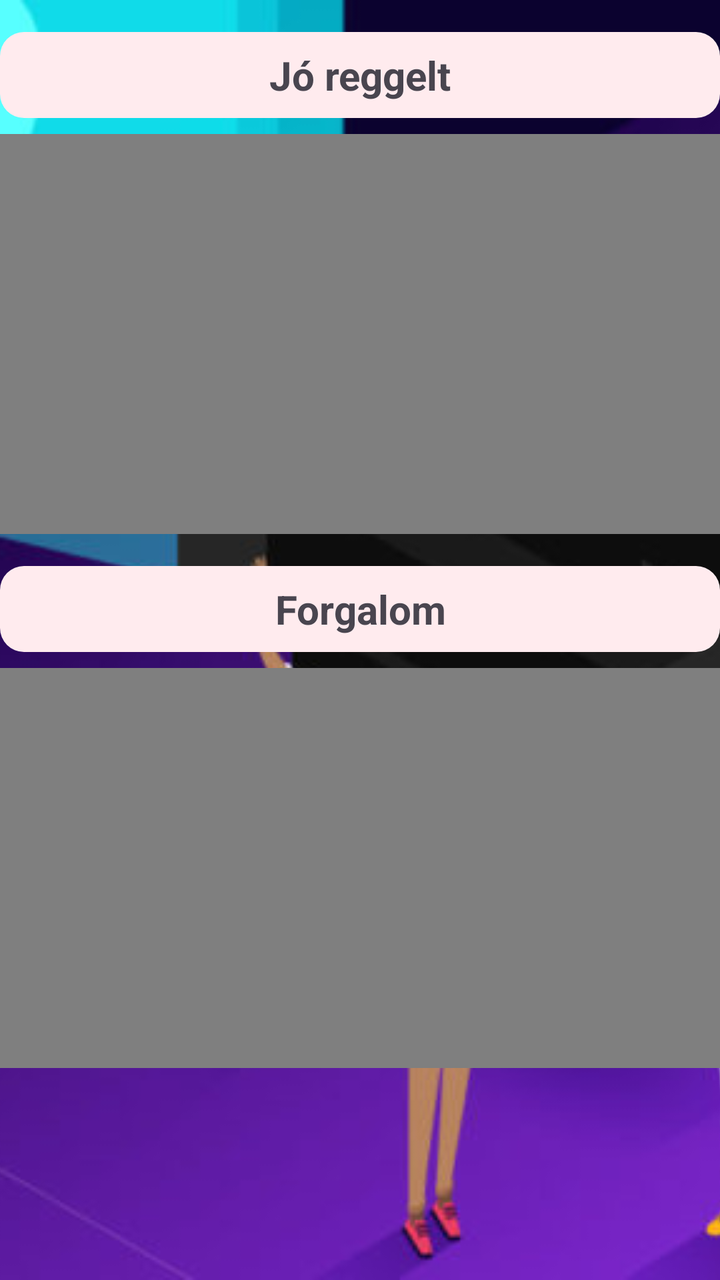
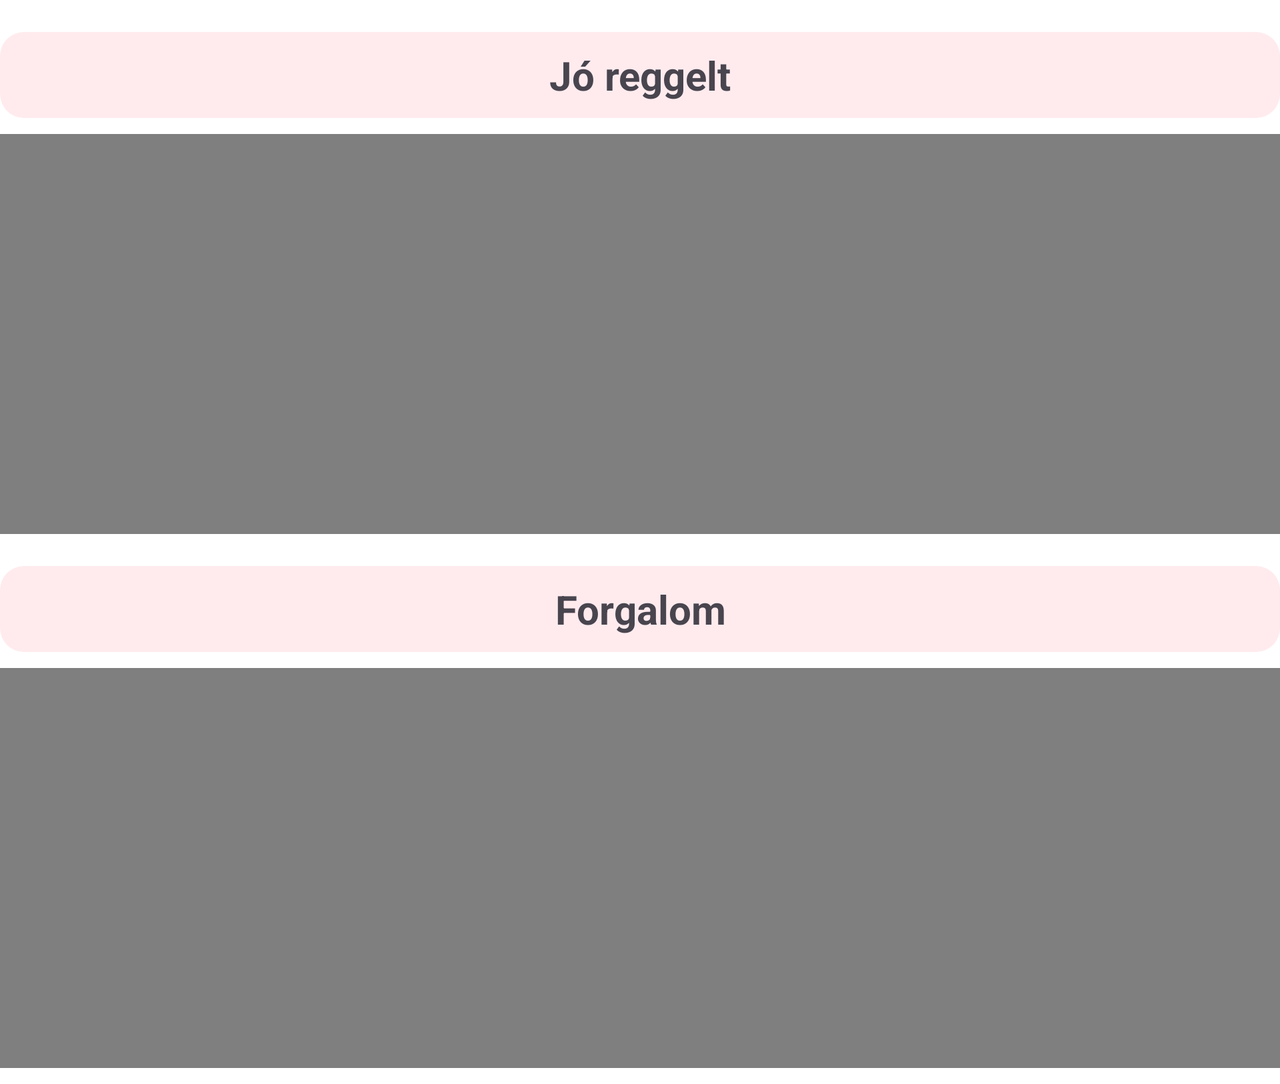

Compare how this app lays out the same screen by default and in its alternative resource folder. The renders come first, then the two layout files and the values they reference.
<!-- AndroidManifest.xml: application theme Theme.Videomegoszto -->
<!-- res/layout/activity_video_list.xml -->
<?xml version="1.0" encoding="utf-8"?>
<androidx.constraintlayout.widget.ConstraintLayout xmlns:android="http://schemas.android.com/apk/res/android"
    xmlns:app="http://schemas.android.com/apk/res-auto"
    xmlns:tools="http://schemas.android.com/tools"
    android:id="@+id/main"
    android:layout_width="match_parent"
    android:layout_height="match_parent"
    tools:context=".VideoListActivity">

    <ImageView
        android:id="@+id/backgroundImage"
        android:layout_width="match_parent"
        android:layout_height="match_parent"
        android:src="@drawable/videomegoszto"
        android:scaleType="centerCrop"/>

    <TextView
        android:id="@+id/titleVideo1"
        android:layout_width="0dp"
        android:layout_height="wrap_content"
        android:layout_marginTop="16dp"
        android:padding="8dp"
        android:text="Jó reggelt"
        android:textSize="20sp"
        android:textStyle="bold"
        android:gravity="center"
        android:background="@drawable/rounded_background"
        app:layout_constraintTop_toTopOf="parent"
        app:layout_constraintStart_toStartOf="parent"
        app:layout_constraintEnd_toEndOf="parent"/>

    <VideoView
        android:id="@+id/videoView1"
        android:layout_width="0dp"
        android:layout_height="200dp"
        android:layout_marginTop="8dp"
        app:layout_constraintTop_toBottomOf="@id/titleVideo1"
        app:layout_constraintStart_toStartOf="parent"
        app:layout_constraintEnd_toEndOf="parent" />

    <TextView
        android:id="@+id/titleVideo2"
        android:layout_width="0dp"
        android:layout_height="wrap_content"
        android:layout_marginTop="16dp"
        android:padding="8dp"
        android:text="Forgalom"
        android:textSize="20sp"
        android:textStyle="bold"
        android:gravity="center"
        android:background="@drawable/rounded_background"
        app:layout_constraintTop_toBottomOf="@id/videoView1"
        app:layout_constraintStart_toStartOf="parent"
        app:layout_constraintEnd_toEndOf="parent"/>

    <VideoView
        android:id="@+id/videoView2"
        android:layout_width="0dp"
        android:layout_height="200dp"
        android:layout_marginTop="8dp"
        app:layout_constraintTop_toBottomOf="@id/titleVideo2"
        app:layout_constraintStart_toStartOf="parent"
        app:layout_constraintEnd_toEndOf="parent" />

    <androidx.recyclerview.widget.RecyclerView
        android:id="@+id/videoRecyclerView"
        android:layout_width="0dp"
        android:layout_height="0dp"
        android:layout_marginTop="8dp"
        app:layout_constraintTop_toBottomOf="@id/videoView2"
        app:layout_constraintStart_toStartOf="parent"
        app:layout_constraintEnd_toEndOf="parent"
        app:layout_constraintBottom_toBottomOf="parent"
        android:padding="8dp"
        app:layoutManager="androidx.recyclerview.widget.LinearLayoutManager"/>

</androidx.constraintlayout.widget.ConstraintLayout>
<!-- resources referenced by this layout -->
<resources>
  <!-- drawable rounded_background (drawable) -->
  <?xml version="1.0" encoding="utf-8"?>
  <shape xmlns:android="http://schemas.android.com/apk/res/android">
      <solid android:color="#FFEBEE"/>
      <corners android:radius="12dp"/>
      <padding android:left="10dp" android:top="10dp" android:right="10dp" android:bottom="10dp"/>
  </shape>
  <!-- drawable videomegoszto: jpg bitmap (drawable, 60402 bytes) -->
  <style name="Theme.Videomegoszto" parent="Base.Theme.Videomegoszto" />
  <style name="Base.Theme.Videomegoszto" parent="Theme.Material3.DayNight.NoActionBar">
          
          
      </style>
</resources>
<!-- res/layout-land/activity_video_list.xml (the repository's variant of the layout above) -->
<!-- drawn on the phone turned sideways -->
<?xml version="1.0" encoding="utf-8"?>
<androidx.core.widget.NestedScrollView xmlns:android="http://schemas.android.com/apk/res/android"
    xmlns:app="http://schemas.android.com/apk/res-auto"
    xmlns:tools="http://schemas.android.com/tools"
    android:layout_width="match_parent"
    android:layout_height="match_parent"
    android:fillViewport="true"
    android:background="@drawable/videomegoszto"
    tools:context=".VideoListActivity">

    <androidx.constraintlayout.widget.ConstraintLayout
        android:id="@+id/main"
        android:layout_width="match_parent"
        android:layout_height="wrap_content"
        android:background="@android:color/white">

        <TextView
            android:id="@+id/titleVideo1"
            android:layout_width="0dp"
            android:layout_height="wrap_content"
            android:layout_marginTop="16dp"
            android:padding="8dp"
            android:text="Jó reggelt"
            android:textSize="20sp"
            android:textStyle="bold"
            android:gravity="center"
            android:background="@drawable/rounded_background"
            app:layout_constraintTop_toTopOf="parent"
            app:layout_constraintStart_toStartOf="parent"
            app:layout_constraintEnd_toEndOf="parent"/>

        <VideoView
            android:id="@+id/videoView1"
            android:layout_width="0dp"
            android:layout_height="200dp"
            android:layout_marginTop="8dp"
            app:layout_constraintTop_toBottomOf="@id/titleVideo1"
            app:layout_constraintStart_toStartOf="parent"
            app:layout_constraintEnd_toEndOf="parent" />

        <TextView
            android:id="@+id/titleVideo2"
            android:layout_width="0dp"
            android:layout_height="wrap_content"
            android:layout_marginTop="16dp"
            android:padding="8dp"
            android:text="Forgalom"
            android:textSize="20sp"
            android:textStyle="bold"
            android:gravity="center"
            android:background="@drawable/rounded_background"
            app:layout_constraintTop_toBottomOf="@id/videoView1"
            app:layout_constraintStart_toStartOf="parent"
            app:layout_constraintEnd_toEndOf="parent"/>

        <VideoView
            android:id="@+id/videoView2"
            android:layout_width="0dp"
            android:layout_height="200dp"
            android:layout_marginTop="8dp"
            app:layout_constraintTop_toBottomOf="@id/titleVideo2"
            app:layout_constraintStart_toStartOf="parent"
            app:layout_constraintEnd_toEndOf="parent" />

        <androidx.recyclerview.widget.RecyclerView
            android:id="@+id/videoRecyclerView"
            android:layout_width="0dp"
            android:layout_height="0dp"
            android:layout_marginTop="8dp"
            app:layout_constraintTop_toBottomOf="@id/videoView2"
            app:layout_constraintStart_toStartOf="parent"
            app:layout_constraintEnd_toEndOf="parent"
            app:layout_constraintBottom_toBottomOf="parent"
            android:padding="8dp"
            app:layoutManager="androidx.recyclerview.widget.LinearLayoutManager"/>

    </androidx.constraintlayout.widget.ConstraintLayout>
</androidx.core.widget.NestedScrollView>
